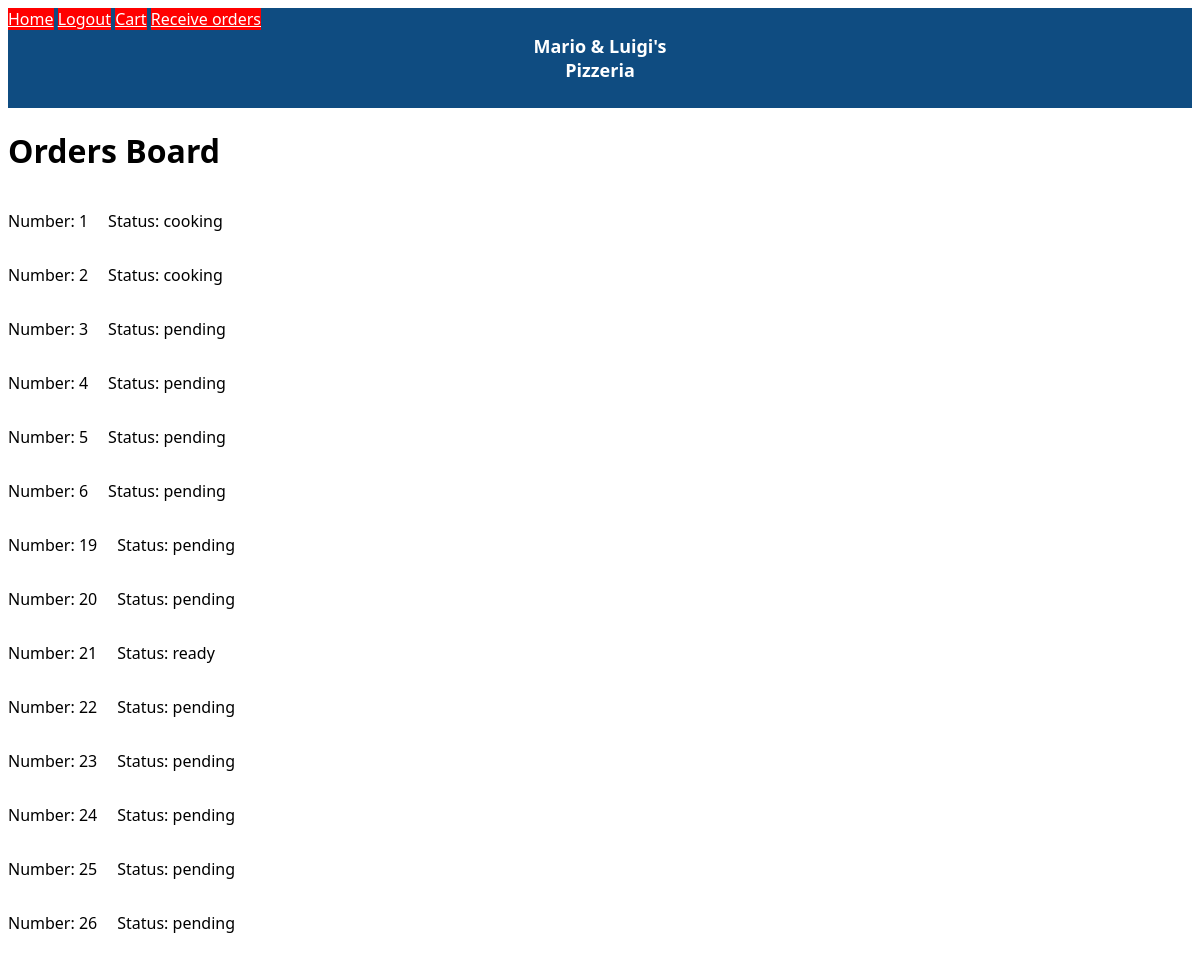
/orders-board (signed in), run on an earlier commit of the app's database.
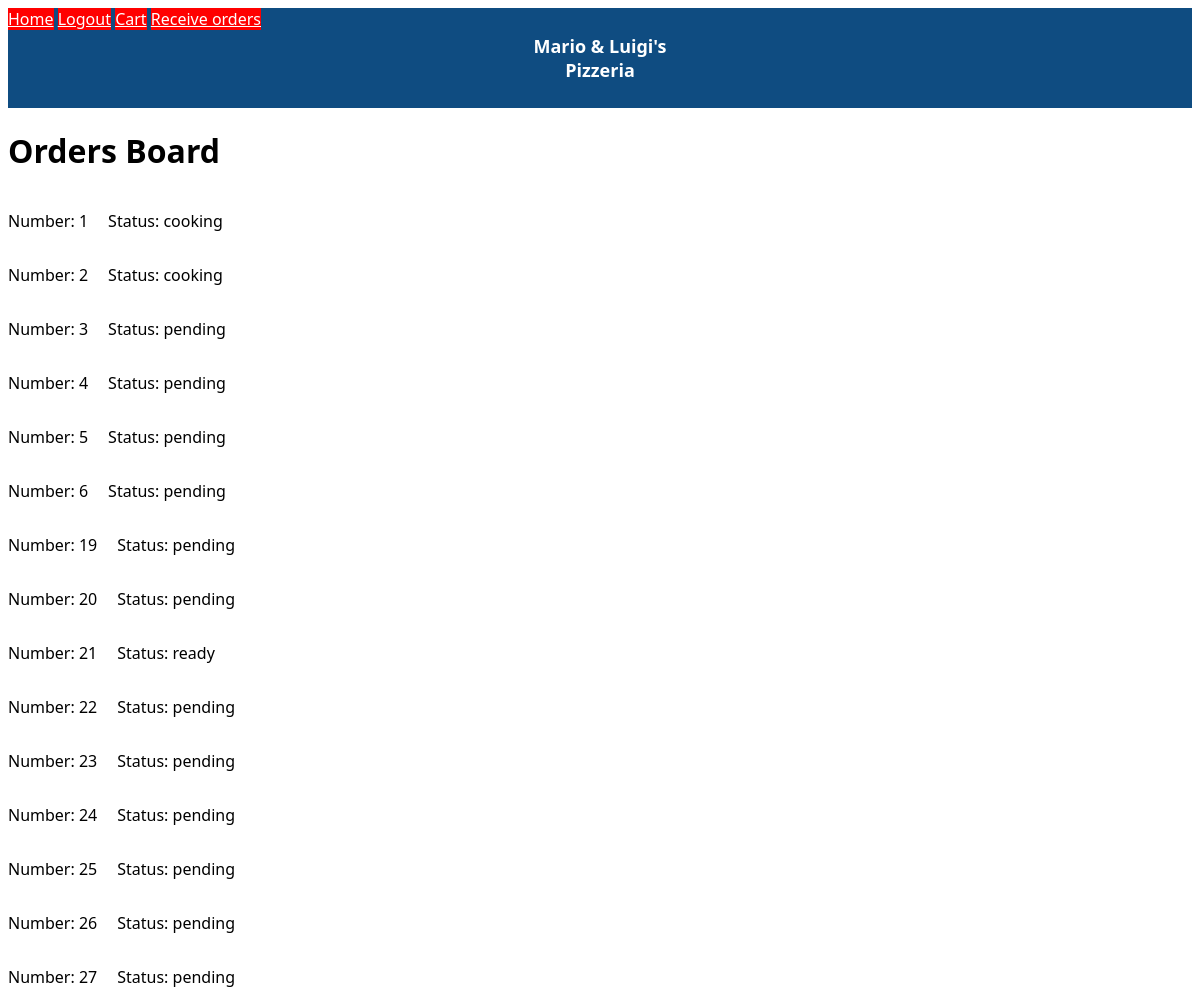
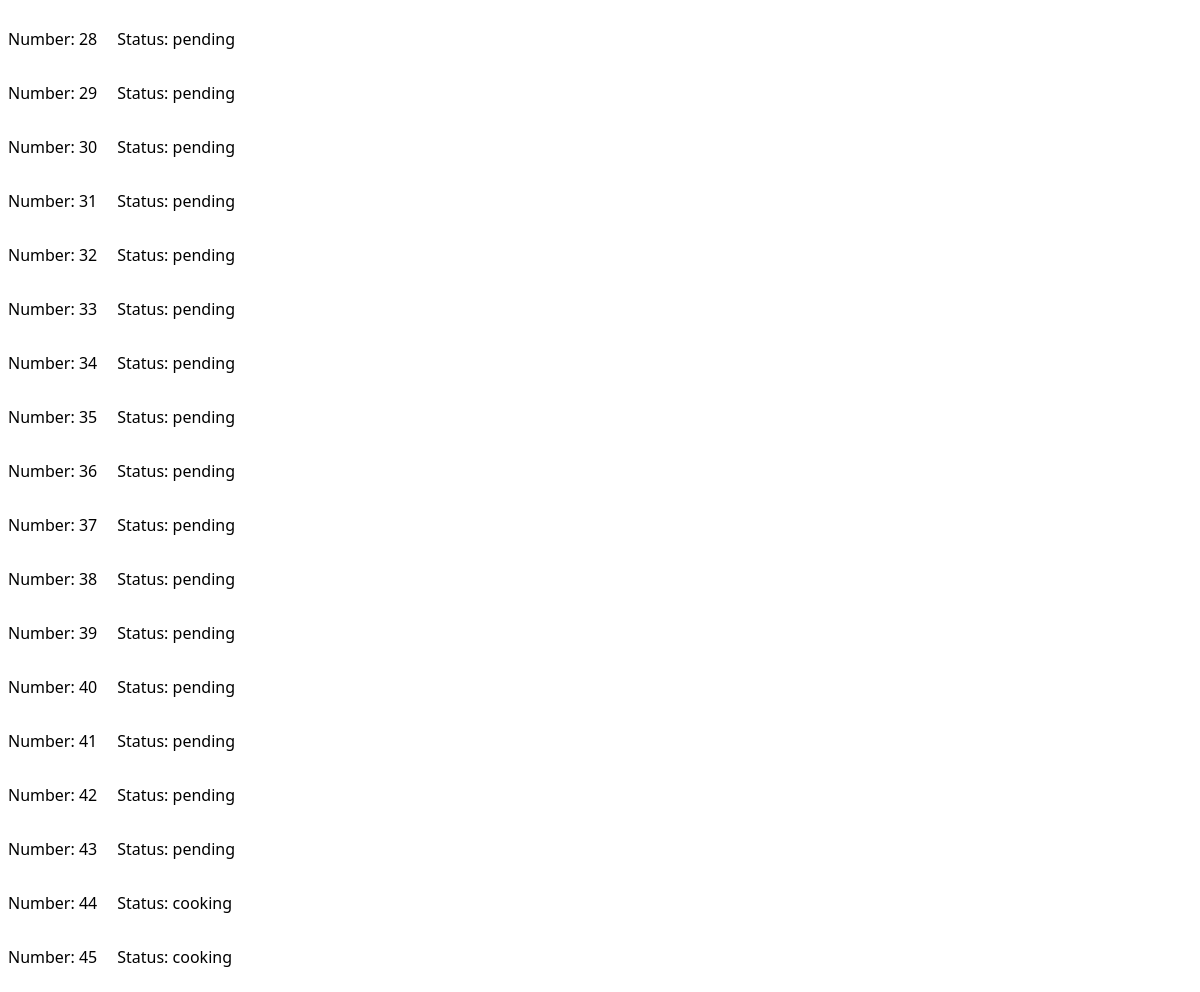
And on a later commit of the database (2 pictures, top to bottom).
### website/models.py (models this page shows)
class Order(db.Model):
    id = db.Column(db.Integer, primary_key=True)    #primary key
    date = db.Column(db.DateTime(timezone=True), default=func.now())  #current date
    user_id = db.Column(db.Integer, db.ForeignKey('user.id'))         #foreign key
    status = db.Column(db.String(150))

### website/views.py (the view)
@views.route('/orders-board', methods=['GET'])
@login_required
def ordersBoard():
    allOrders = Order.query.all()
    return render_template("ordersBoard.html", user=current_user, orders=allOrders)

### website/templates/ordersBoard.html (shortened to what this page needs)
{% extends "base.html" %}
{% block content%}
    <h1> Orders Board</h1>
    {% for ord in orders %}
    <div class="order-on-board">
    <p>Number: {{ord.id}} </p>
    <p>Status: {{ord.status}} </p>
    </div>
    {% endfor %}
{% endblock %}

### website/templates/base.html (shortened to what this page needs)
<!DOCTYPE html>
<html>
  <head>
    <link rel="stylesheet" href="{{ url_for('static', filename='css/styles.css') }}">
  </head>
  <body>
    <nav>
      <div class="navbar">
        <div class="navbar-text">
          <p>Mario & Luigi's<br>Pizzeria</p>
        </div>
        <div class="navbar-nav">
          {% if user.is_authenticated %}
          <a class="navbar-item" href="/">Home</a>
          <a class="navbar-item" href="/logout">Logout</a>
          <a class="navbar-item" href="/cart">Cart</a>
          {% if user.role == "admin" %}
          <a class="navbar-item" href="/receive-orders">Receive orders</a>
          {% endif %}
          {% else %}
          <div class="top-right">
            <a class="navbar-item" href="/login">LOGIN</a>
            <a class="navbar-item" href="/sign-up">SIGN UP</a>
          </div>
          {% endif %}
        </div>
      </div>
    </nav>
    <div>{% block content %} {% endblock %}</div>
  </body>
</html>

### website/static/css/styles.css (style rules this page uses)
body { font-family: system-ui, -apple-system, BlinkMacSystemFont, 'Segoe UI', Roboto, Oxygen, Ubuntu, Cantarell, 'Open Sans', 'Helvetica Neue', sans-serif; background-color: rgb(255, 255, 255) }
.navbar { gap: 5px; background-color: #0F4C81; width: 100%; height: 100px; display: flex; position: relative; }
.navbar-item { background-color: red; color: white }
.order-on-board { display: flex; flex-direction: row; gap: 20px }
.navbar-text { text-align: center; position: absolute; top: 50%; left: 50%; transform: translate(-50%, -50%); }
.navbar-text p { color: #fff; font-size: 18px; font-weight: bold; margin: 0; padding: 0; }

What changed in the data, as far as the page shows it:
added Order: id "27", status "pending"
added Order: id "28", status "pending"
added Order: id "29", status "pending"
added Order: id "30", status "pending"
added Order: id "31", status "pending"
added Order: id "32", status "pending"
added Order: id "33", status "pending"
added Order: id "34", status "pending"
added Order: id "35", status "pending"
added Order: id "36", status "pending"
added Order: id "37", status "pending"
added Order: id "38", status "pending"
added Order: id "39", status "pending"
added Order: id "40", status "pending"
added Order: id "41", status "pending"
added Order: id "42", status "pending"
added Order: id "43", status "pending"
added Order: id "44", status "cooking"
added Order: id "45", status "cooking"
